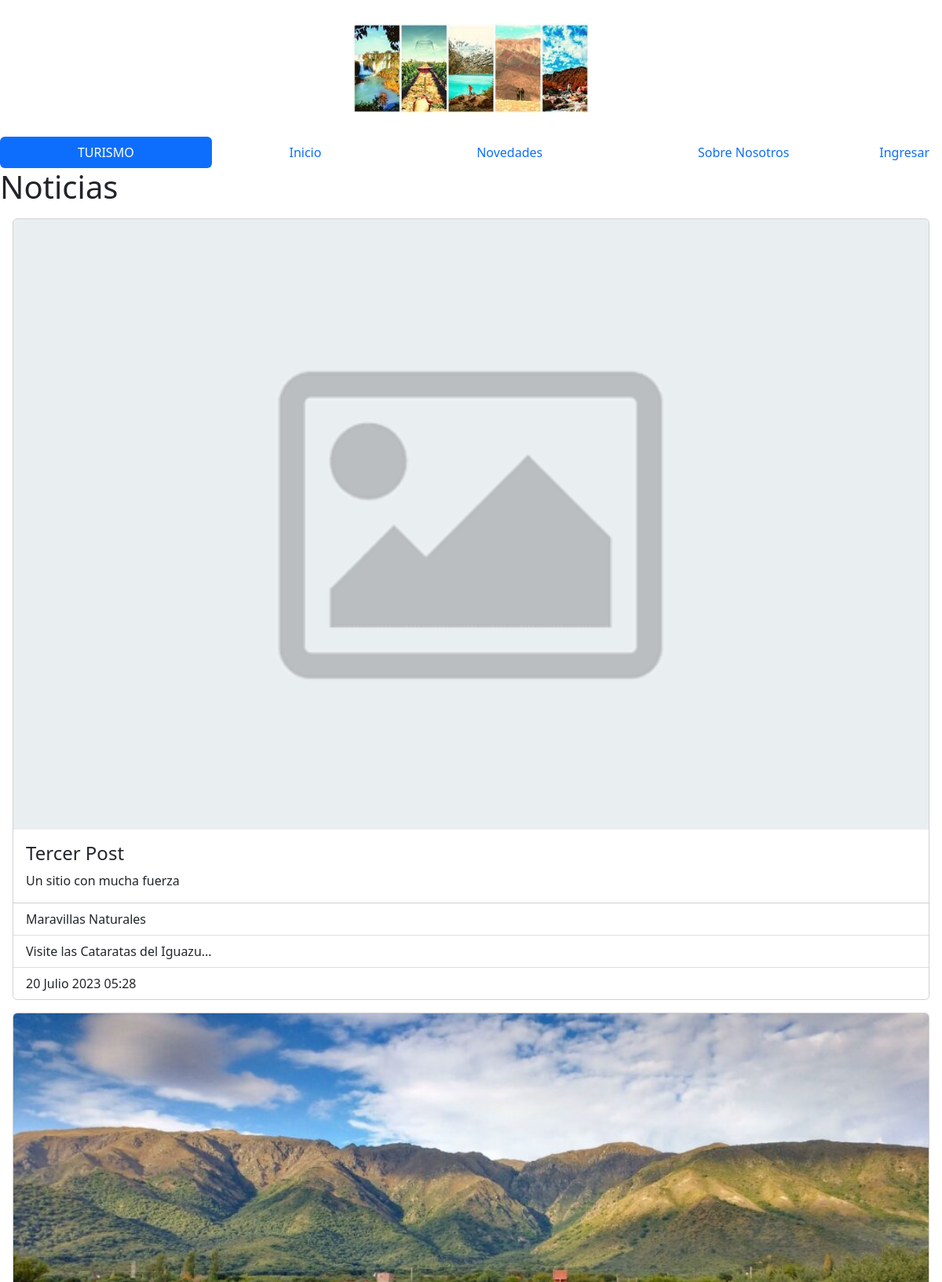
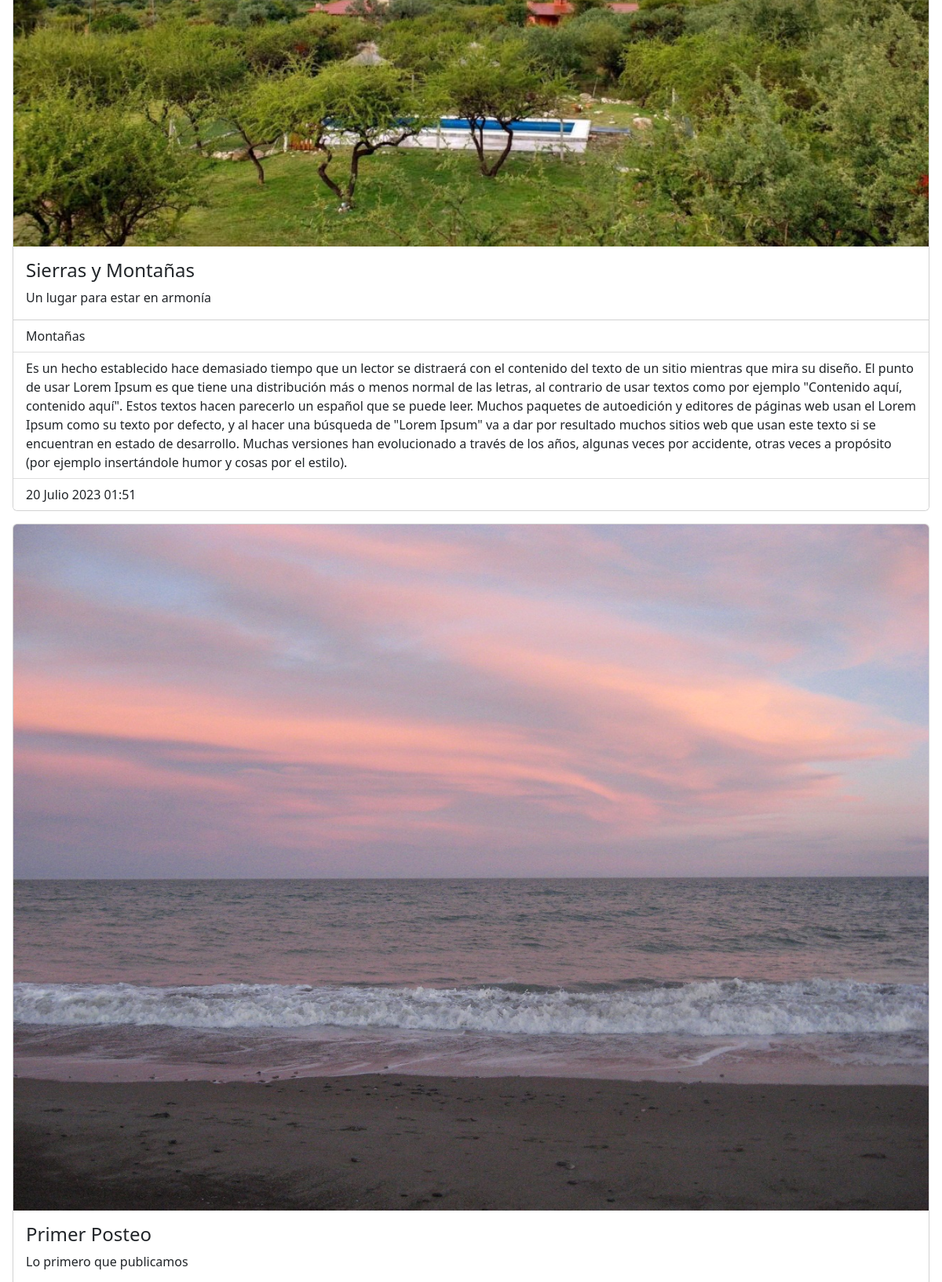
/posts/ (upper part), run on the app's committed database (2 pictures, top to bottom).
### apps/posts/models.py (models this page shows, shortened)
class Post(models.Model):
    titulo = models.CharField(max_length=50, null=False)
    subtitulo = models.CharField(max_length=100, null=True, blank=True)
    fecha = models.DateTimeField(auto_now_add=True)
    texto = models.TextField(null=False)
    activo = models.BooleanField(default=True)
    categoria = models.ForeignKey(Categoria, on_delete=models.SET_NULL, null=True, default='Sin categoria')
    imagen = models.ImageField(null=True, blank=True, upload_to='media', default='static/post_default.png')
    publicado = models.DateTimeField(default=timezone.now)
    class Meta:
        ordering = ['-publicado']

class Categoria(models.Model):
    nombre = models.CharField(max_length=30, null=False)
    def __str__(self):
        return self.nombre

### apps/posts/views.py (the view)
# urls.py: path('posts/', posts, name = 'posts'),
def posts(request):
    contexto = {
        'posts': Post.objects.all()
    }
    return render(request, 'posts.html', contexto)

### templates/posts.html
{% extends 'base.html' %}
{% load static %}
{% block contenido %}
    <h1>Noticias</h1>
    {% for post in posts %}
        <div class="card m-3">
            <img class="card-img-top" src="{{ post.imagen.url }}" alt="Card image cap">
            <div class="card-body">
                <h4 class="card-title">{{ post.titulo }}</h4>
                <p class="card-text">{{ post.subtitulo }}</p>
            </div>
            <ul class="list-group list-group-flush">
                <li class="list-group-item">{{ post.categoria }}</li>
                <li class="list-group-item">{{ post.texto }}</li>
                <li class="list-group-item">{{ post.publicado }}</li>
            </ul>
        </div>
        {% empty %}
            <h3>No hay noticias</h3>
    {% endfor %}
{% endblock contenido %}

### templates/base.html (shortened to what this page needs)
{% load static %}
<!doctype html>
<html lang="es-ar">
<head>
  <link href="https://cdn.jsdelivr.net/npm/bootstrap@5.2.1/dist/css/bootstrap.min.css" rel="stylesheet"
>
</head>
<body>
  <header>
    <a class= "flex-sm-fill text-sm-center nav-link active" href="#">
        <img src="{% static 'img/info.jpg' %}" style="max-width: 300px; margin: 30px;" alt="">
    </a>
    <nav class="nav nav-pills flex-column flex-sm-row">
        <a class="flex-sm-fill text-sm-center nav-link active" href="#">TURISMO</a>
        <a class="flex-sm-fill text-sm-center nav-link" href="{% url 'index' %}">Inicio</a>
        <a class="flex-sm-fill text-sm-center nav-link" href="{% url 'posts' %}">Novedades</a>
        <a class="flex-sm-fill text-sm-center nav-link" href="#">Sobre Nosotros</a>
        {% if user.is_authenticated %}
        <a class="nav-link dropdown-toggle" href="#" role="button" data-bs-toggle="dropdown" aria-expanded="false">
          {{ user.first_name }}
        </a>
        {% else %}
        <a class="nav-link" href="{% url 'usuarios:login' %}" role="button" aria-expanded="false">
          Ingresar
        </a>
      {% endif %}
    </nav>
  </header>
  <main>
    {% block contenido %}
    {% endblock contenido %}
  </main>
</body>
</html>

### data on the page
Post: imagen (placeholder picture), titulo "Tercer Post", subtitulo "Un sitio con mucha fuerza", categoria "Maravillas Naturales", texto "Visite las Cataratas del Iguazu...", publicado "20 Julio 2023 05:28"
Post: imagen (picture), titulo "Sierras y Montañas", subtitulo "Un lugar para estar en armonía", categoria "Montañas", texto "Es un hecho establecido hace demasiado tiempo que un lector se distraerá con el contenido del texto de un sitio mientras que mira su diseño. El punto de usar Lorem Ipsum es que tiene una distribución más o menos normal de las letras, al contrario de usar textos como por ejemplo \"Contenido aquí, contenido aquí\". Estos textos hacen parecerlo un español que se puede leer. Muchos paquetes de autoedición y editores de páginas web usan el Lorem Ipsum como su texto por defecto, y al hacer una búsqueda de \"Lorem Ipsum\" va a dar por resultado muchos sitios web que usan este texto si se encuentran en estado de desarrollo. Muchas versiones han evolucionado a través de los años, algunas veces por…", publicado "20 Julio 2023 01:51"
Post: imagen (picture), titulo "Primer Posteo", subtitulo "Lo primero que publicamos"
